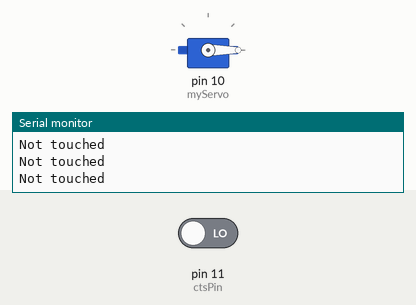
The sketch below on a simulated Arduino Uno, built with avr-gcc and run on an emulated ATmega328P. Parts: servo, the last lines printed to the serial monitor. The test bench sets the inputs (shaded band); at power-on: pin 11 (ctsPin) LOW.

Above: at 1.8 s.
1.9 s: pin 11 (ctsPin) driven HIGH
At 3.2 s:
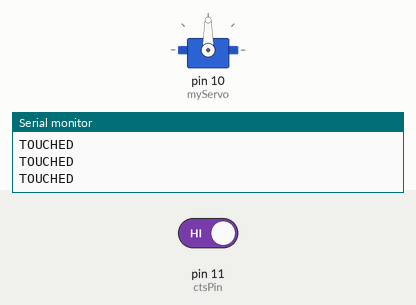
3.5 s: pin 11 (ctsPin) driven LOW
At 4.5 s:
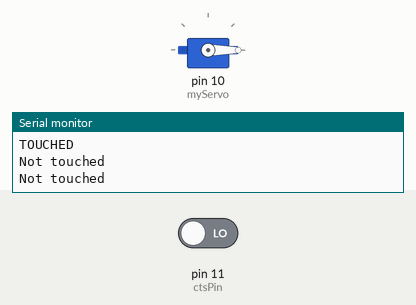
Timing chart, 0 to 6.5 s (numbered marks = the images above; inputs shaded):
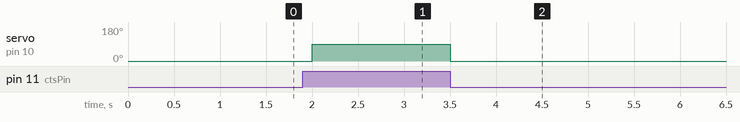

The sketch:

TSservo.ino
```cpp
#include <Servo.h>

#define ctsPin 11
Servo myServo;  // Create a Servo object

void setup() {
  pinMode(ctsPin, INPUT);
  myServo.attach(10); // Attach the servo to pin 9
  Serial.begin(9600);
}

void loop() {
  int ctsValue = digitalRead(ctsPin);

  if (ctsValue == HIGH) {
    myServo.write(90); // Move servo to 90 degrees
    Serial.println("TOUCHED");
  } else {
    myServo.write(0); // Move servo back to 0 degrees
    Serial.println("Not touched");
  }

  delay(500);
}
```

Measured:
- after the input at 1.9 s, servo on pin 10 (myServo): 0° → 90° after 0.10 s
- after the input at 3.5 s, servo on pin 10 (myServo): 90° → 0° at once
